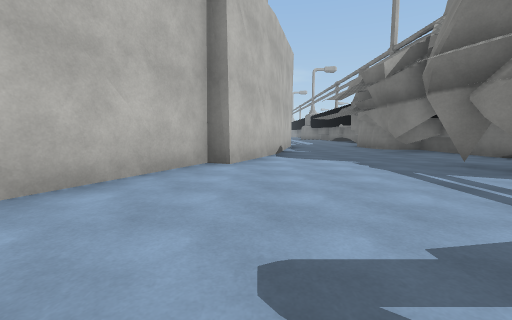
View 1 (above)

16 first-person views from a walk through a 3-D level made in the Unity game engine. The camera is 1.2 m above the floor, tilts 6° down and sees 90° across. The floor is counted in squares, 2 m on a side. Each view is taken from the middle of a square. On the plan, view 1 faces up. The plan holds only what a view shows up to about 9 squares ahead; the rest is blank. The place goes on beyond the plan. Some animated figures are not drawn. Some surface patterns are stand-ins.

View 2
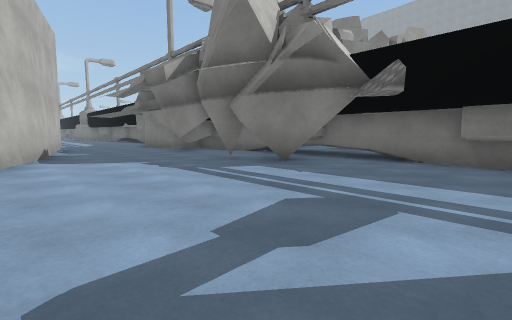

View 3
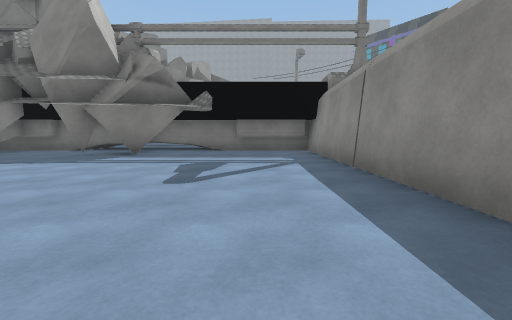

View 4
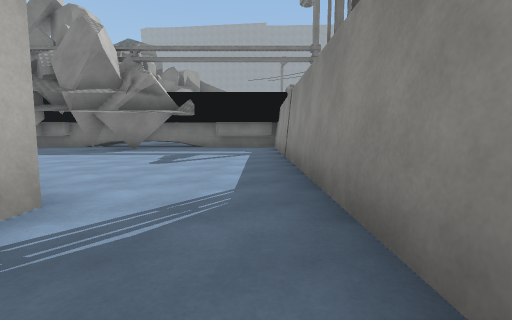

View 5
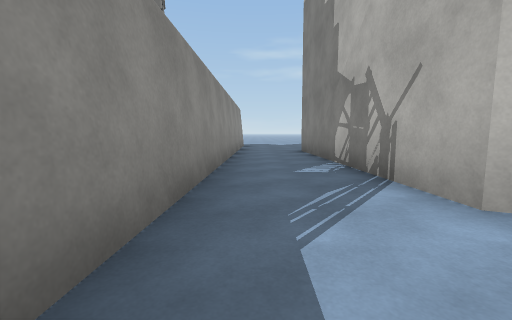

View 6
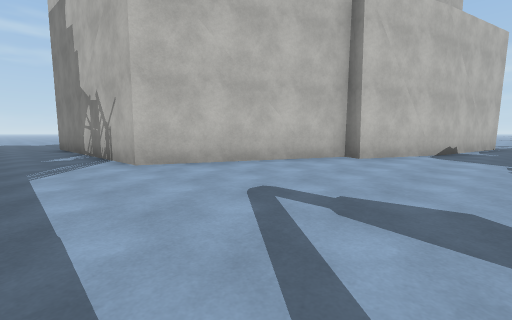

View 7
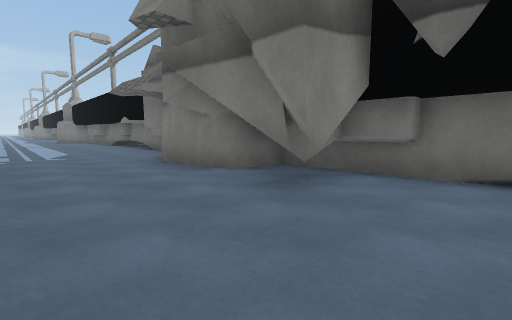

View 8
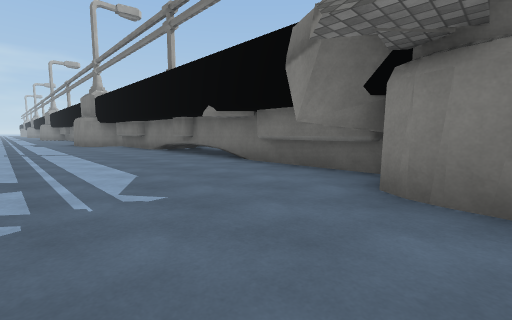

View 9
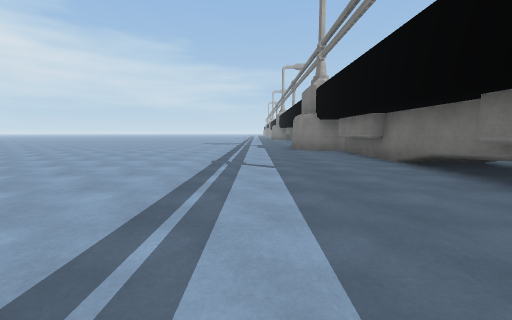

View 10
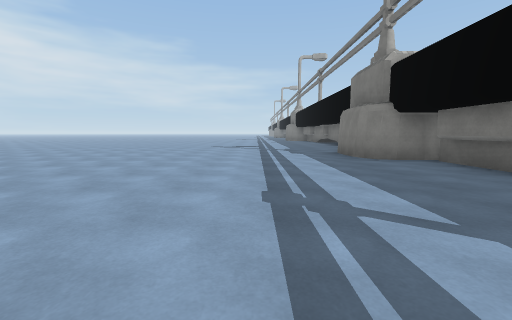

View 11
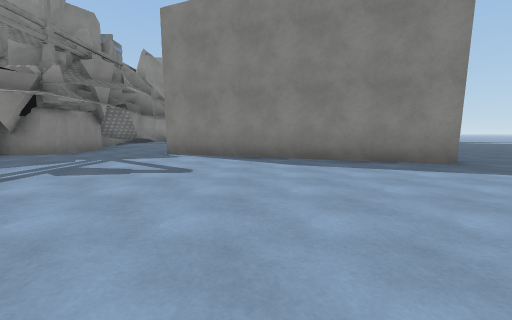

View 12
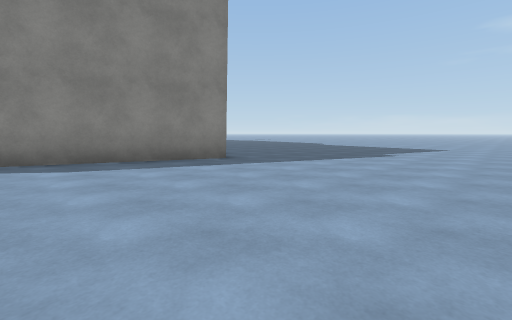

View 13
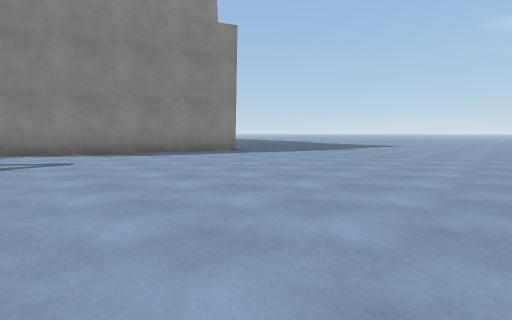

View 14
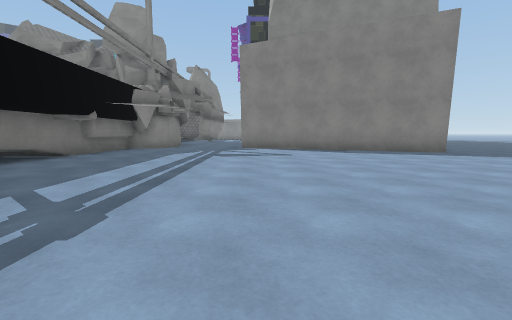

View 15
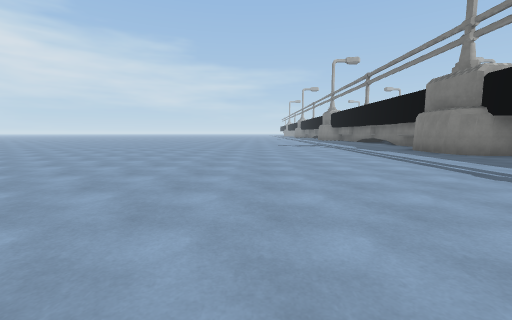

View 16
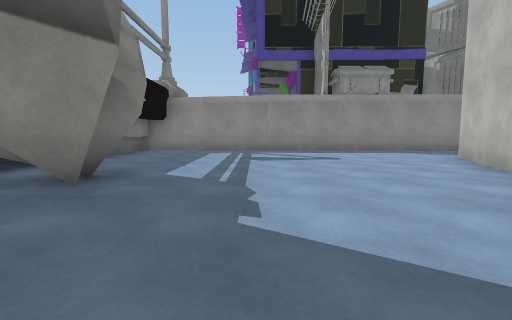

### Floor plan
Points are (right, up) in squares from view 1. A wall is a line through its corners. A room is listed if a view was taken in it or the views show most of it. See-through windows are left out.
Room 1 (views 1, 2, 3, 4, 5, 6, 7, 16)
walls: (3.1, 4.4) (4.1, 4.9); (3.3, 4.2) (4.1, 4.6); (4, 4.2) (3.3, 4.8); (4.8, 2.7) (3.4, 3.9); (0.8, 7.7) (-0.5, 4.9) (-1, 5.2) (-2.9, 0.8) (-5.6, 0.7); (5.9, 4.6) (5.9, 9.2); (4.6, 7.2) (3.6, 7.1) (4.1, 7.6) (4, 8.4); (5.6, 6.9) (5.6, 7.8) (4.1, 7.7); (5.6, -1.6) (5.6, 0.6); (1.1, 9.7) (0.7, 7.6); (-5.5, -1.7) (5.9, -1.9) (5.9, 4)
low walls: (3.8, 3.5) (4.3, 3.8); (5.8, 1.4) (6, 2.4); (6.1, 5.2) (5.9, 6.2)
ways out: opening at (2.5, 8.5) to room 2
Room 2 (views 8, 9, 10, 11, 12, 13, 14, 15)
walls: (5.6, 17.5) (5.6, 18.1); (5.6, 20.9) (5.6, 23.3); (-5, 14.2) (1.5, 11.6) (1.1, 9.7); (4.5, 24.7) (4.5, 25.5); (4.5, 25.4) (4.6, 25.9); (4.9, 12.1) (5.9, 12.1) (5.9, 23.7) (5.2, 23.7) (4.8, 23.8) (4.6, 24.2) (4.5, 24.9); (5.6, 12.4) (5.6, 14.6); (4.5, 11.3) (4.6, 11.7) (4.8, 12) (5.4, 12.2) (4.8, 13); (4.5, 10.9) (4.6, 11.6); (4.5, 10.2) (4.5, 11); (4.9, 9.2) (4.6, 9.7) (4.5, 10.4)
low walls: (6, 19.2) (5.9, 20.1); (5.9, 15.6) (6.1, 16.4)
ways out: opening at (2.5, 8.5) to room 1

Positions as (right, up) in squares from view 1, and headings:
1: (0, 0), facing up
2: (0, 0), facing up-right
3: (-3, 0), facing right
4: (-5, -1), facing right
5: (-1, -1), facing left
6: (2, -1), facing up-left
7: (2, 6), facing up-right
8: (2, 11), facing up-right
9: (3, 15), facing up
10: (2, 18), facing up
11: (-1, 19), facing down
12: (-1, 19), facing down-left
13: (1, 21), facing down-left
14: (1, 22), facing down
15: (-1, 17), facing up
16: (2, 7), facing down
